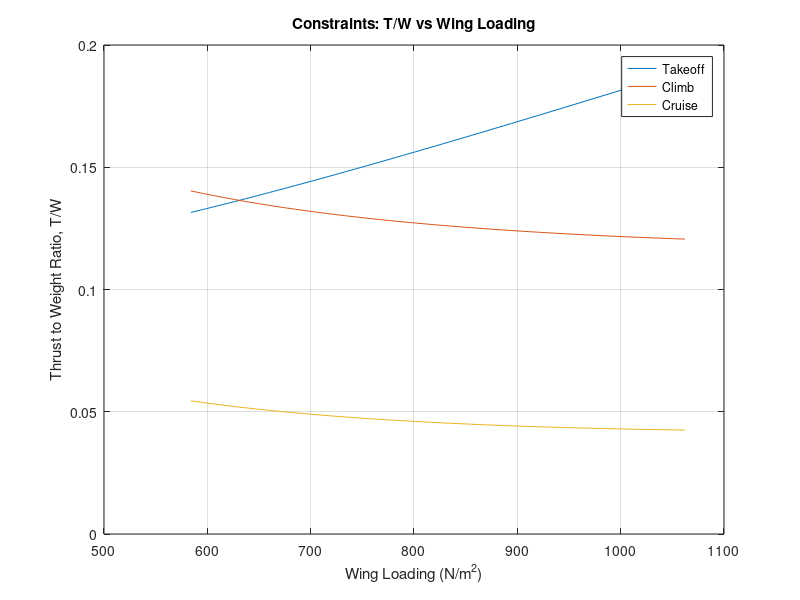

MATLAB code to generate this figure:
%Created by Kriston Rickman
%Date created 07/06/26
%V1.09
%Energy based constraint analysis
%Note:

%/*Goals*\

%/*simple concept of the takeoff constraint. formulas have been double
% checked and have changed base on the developing knowledge on the
% matter.*\

clearvars


% What the user wants to do

%user_path = user_state()
user_path = 1; % Delete when furhter advancing user inputs

switch user_path

    case 0
        state = "Find T/W and Wing laoding from past value" % You plug in the value you were looking for then after looking at the grtaph and ifnding the numbers, you enter this state and type in the number and it rounds to the nearest values that it was computing of its related data.

    case 1
        state = "explore_aircraft";

    case 2
        state = "find_hp";

    case 3
        state = "find_wing_area";

    case 4
        state = "find_weight";


    case 5
        state = "find_span";


    otherwise
        disp("Invalid choice");
end

  

%Initial assumptions of aircraft design

Gravity = 9.81;

rho_SL = 1.225;
rho_cruise = 0.905;

Cruise_velocity = 74.594;

C_Dmin = 0.027; % Assumption from Cirrus sr 20
C_Lmin = 0.3; % Assumption from Cirrus sr 20

Sweep_angle = 3; % Made from assumption

HP_to_watts = 745.7;

%The Design of the aircraft inputs
%NOTE Measuremnt in HP will be convert to Watts

Engine_power_HP = 230; % Assumption of Eninge need data
Span = 9; % assume based on aircraft type
Wing_area = 8:0.1:16; % assume based on aircraft type

Mass_without_wing_skin = 780; % assume based on aircraft type
Wing_mass_per_volume = 2700; % assumption of mass of GA aluminum
Wing_skin_thickness = 0.002; % assumption of mass of GA aluminum

% Engine Characteristics calculations

Engine_power_watts = Engine_power_HP .* HP_to_watts;

%Mass of the aircraft and related Geometry calculations

Fuel_spent_ground_to_TO = 0.11;
Fuel_mass_per_gallon = 2.8; % ARD
mass_loss_on_TO = Fuel_spent_ground_to_TO .* Fuel_mass_per_gallon;

Wing_skin_area_total = 2 .* Wing_area;
Wing_skin_volume = Wing_skin_area_total .* Wing_skin_thickness;
Wing_skin_mass = Wing_skin_volume .* Wing_mass_per_volume;

Mass_aircraft = Mass_without_wing_skin + Wing_skin_mass; % assume based on aircraft type
Mass_TO = Mass_aircraft - mass_loss_on_TO;

Weight_TO = Mass_TO * Gravity;
Wing_loading = Weight_TO ./ Wing_area;
AR_wing = Span.^2 ./ Wing_area;





%Aerodynamic calculations

    %Oswald efficiency calculations - Sweep angle calculation decision
if Sweep_angle == 0
    e = 1.78 .* (1 - 0.045 .* AR_wing.^0.68) - 0.64;
elseif Sweep_angle >= 30
    e = 4.61 .* (1 - 0.045 .* AR_wing.^0.68) .* (cosd(Sweep_angle)).^0.15 - 3.1;
elseif (Sweep_angle > 0) && (Sweep_angle < 30)
    e0 = 1.78 .* (1 - 0.045 .* AR_wing.^0.68) - 0.64;
    e30 = 4.61 .* (1 - 0.045 .* AR_wing.^0.68) .* (cosd(30)).^0.15 - 3.1;
    e = e0 + (Sweep_angle ./ 30) .* (e30 - e0);
else
    error("Sweep angle is out of range")
end
    
    %Full Drag Polar Buildup
K_1 = 1./(pi.*AR_wing.*e);

C_D0 = C_Dmin + K_1.*C_Lmin.^2;

K_2 = -2.*K_1.*C_Lmin;

%Takeoff constraint assumptions, variables and formulas
    %variables

    %Desired inputs
S_G = 502.92; % Ground roll takeoff distance
K_TO = 1.2;
C_Lmax_TO = 1.7; % Assumption including flaps, elevator, and wing
Rolling_friction_coefficient = 0.03;
Propeller_efficiency_TO = 0.75; % assume based on propeller

    %Velocity formulas
Velocity_stall = sqrt((2 .* Weight_TO) ./ (rho_SL .* Wing_area .* C_Lmax_TO));

Velocity_TO = K_TO * Velocity_stall;

Velocity_avg_TO = Velocity_TO ./ sqrt(2);

    %constraints sub-formulas
q_avg_TO = 0.5 .* rho_SL .* Velocity_avg_TO.^2;

C_L_required_TO = 2 .* Weight_TO ./(rho_SL .* Velocity_TO.^2 .* Wing_area);

%/*C_L_ground_TO For a more accurate constraint create a lift coefficient
%that is specific for ground because the ground and takeoff coefficents
% are not the same*\

C_DTO = C_D0 + (K_1.*C_L_required_TO.^2) + K_2.*C_L_required_TO;

Lift_TO = 0.5 .* rho_SL .* Velocity_TO.^2 .* Wing_area .* C_L_required_TO;

Lift_avg_TO = 0.5 .* rho_SL .* Velocity_avg_TO.^2 .* Wing_area .* C_L_required_TO;

%/*The lift average take off will change based on the average dynamic
% pressure, lift coefficenets for the ground Take off and etc*\

Drag_TO = 0.5 .* C_DTO .* rho_SL .* Wing_area .* Velocity_TO.^2;

Drag_avg_TO = 0.5 .* rho_SL .* Velocity_avg_TO.^2 .* Wing_area .* C_DTO;

%/*Will also chagned when created ground drag coeffiecients for TO*\

Thrust_TO = (Propeller_efficiency_TO .* Engine_power_watts) ./ Velocity_TO;

Acceleration_TO = Velocity_TO.^2 ./ (2 .* S_G);

Thrust_to_Weight_TO = (Acceleration_TO ./ Gravity) + (q_avg_TO .* C_DTO) ./ Wing_loading + Rolling_friction_coefficient .* (1 - (q_avg_TO .* C_L_required_TO) ./ Wing_loading); % Takeoff Constraint
%Creating scatter plot for takeoff constraint
figure;
plot(Wing_loading, Thrust_to_Weight_TO, '-');

hold on; %Stops from other plots from overriding the first

%Climb constraint

%/*This assumes no turns and constant climbing velocity, thus
% keeping the load factor (n) roughly around 1. Additionaly, the
% claculation assumes that there are no resistance such as landing
% gears or flaps that can have an inlfluence to drag are all not
% accounted for.*\

%Variables
n = 1;
alpha = 1; % assuming Simple sea-level climb

    %Aircraft desired Inputs
rate_of_climb = 3.5; %(meters per sec)
velocity_climb = 48;
rho_climb = 1.225;

%sub-formulas for the climb constraint

q_climb = 0.5 .* rho_climb .* velocity_climb.^2;

Beta = Mass_TO ./ Mass_aircraft; % Weight fraction

%A more specific version of Beta could have bee the mass while climbing ./
%Mass_TO

Thrust_to_Weight_climb = Beta/alpha .* (((K_1 .* n.^2 .* Beta) ./ q_climb) .* (Weight_TO ./ Wing_area) + K_2 .* n + C_D0 ./ ((Beta ./ q_climb) .* Wing_loading) + rate_of_climb ./ velocity_climb);


plot(Wing_loading, Thrust_to_Weight_climb, '-');


% Cruise constraint



%aircraft user inputs
rho_cruise = 1.2133; % Represents 100 meters of altitude

% sub-formulas for constraint

C_Lcruise = 2 .*Weight_TO./(rho_cruise .* Cruise_velocity.^2 .* Wing_area);

c_D0_cruise = C_D0 + (K_1.*C_Lcruise.^2) + K_2.*C_Lcruise;

%C_Dcruise = C_D0 + (K_1.*C_Lcruise.^2) + K_2.*C_Lcruise;


q_cruise = 0.5 .* rho_cruise .* velocity_climb.^2;

% Calculate the thrust-to-weight ratio for cruise
Thrust_to_Weight_cruise = (q_cruise * c_D0_cruise) ./ (Weight_TO ./ Wing_area) + K_1 .* ((Weight_TO ./ Wing_area) ./ q_cruise) + K_2;

plot(Wing_loading, Thrust_to_Weight_cruise, '-');



%Acceleration_horizontal_TO = (Thrust_TO - Drag_TO - Rolling_friction_coefficient .* (Weight_TO - Lift_TO)) ./ Mass_TO; % Horizontal acceleration


xlabel('Wing Loading (N/m^2)');
ylabel('Thrust to Weight Ratio, T/W');
title('Constraints: T/W vs Wing Loading');
grid on;
legend('Takeoff', 'Climb', 'Cruise')
hold off; %stops the plots from being in the hold mode thus future  plots can ovveride


%/*What the user specifically wants from the program. Do they want
%specifically explore wing area based on fixed data they already know
% or does the user wants to explore multiple aircrafts and which would
% fit their goals.*\

function user_path = user_state()
disp("1 - Explore multiple aircraft designs")
disp("2 - Find required engine power")
disp("3 - Find wing area")
disp("4 - Find aircraft weight")
disp("5 - Find wingspan")

user_path = input("Choose an option: ");
end
